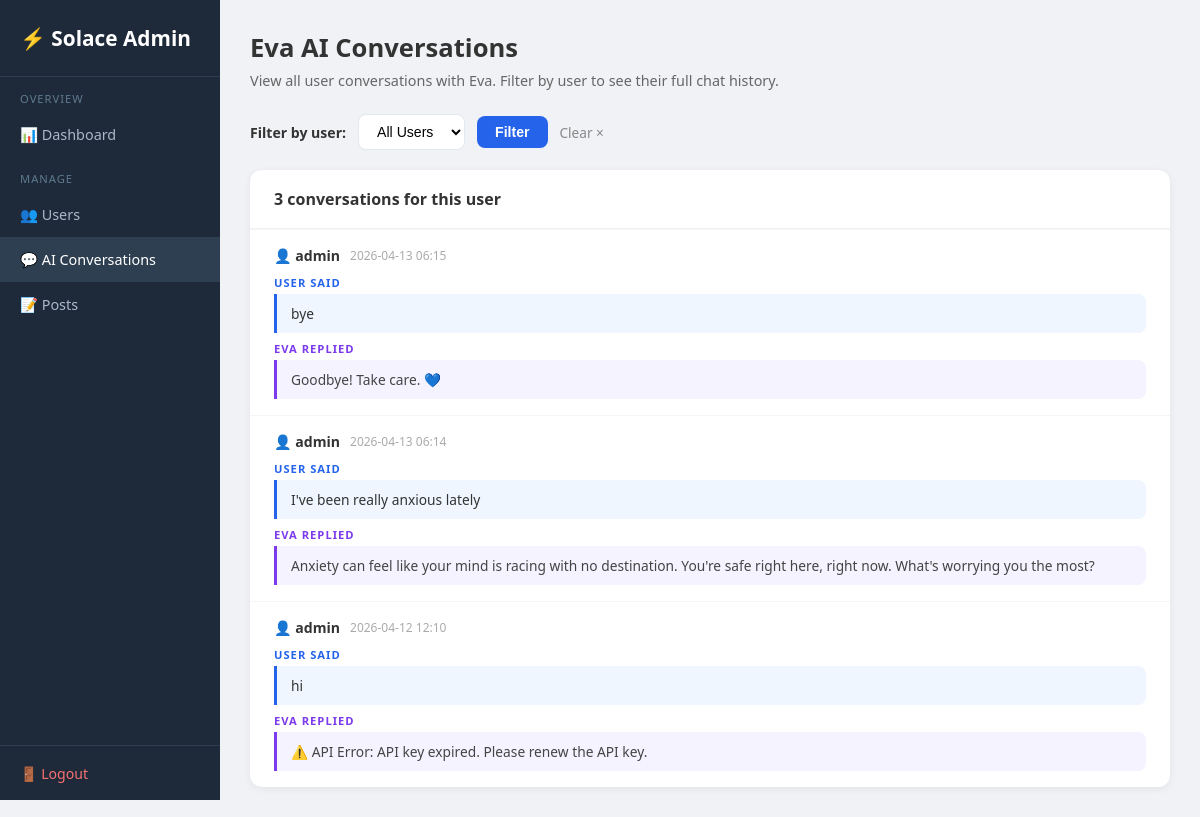
Page /admin/chats?user_id=1 (signed in) on the earlier database version.
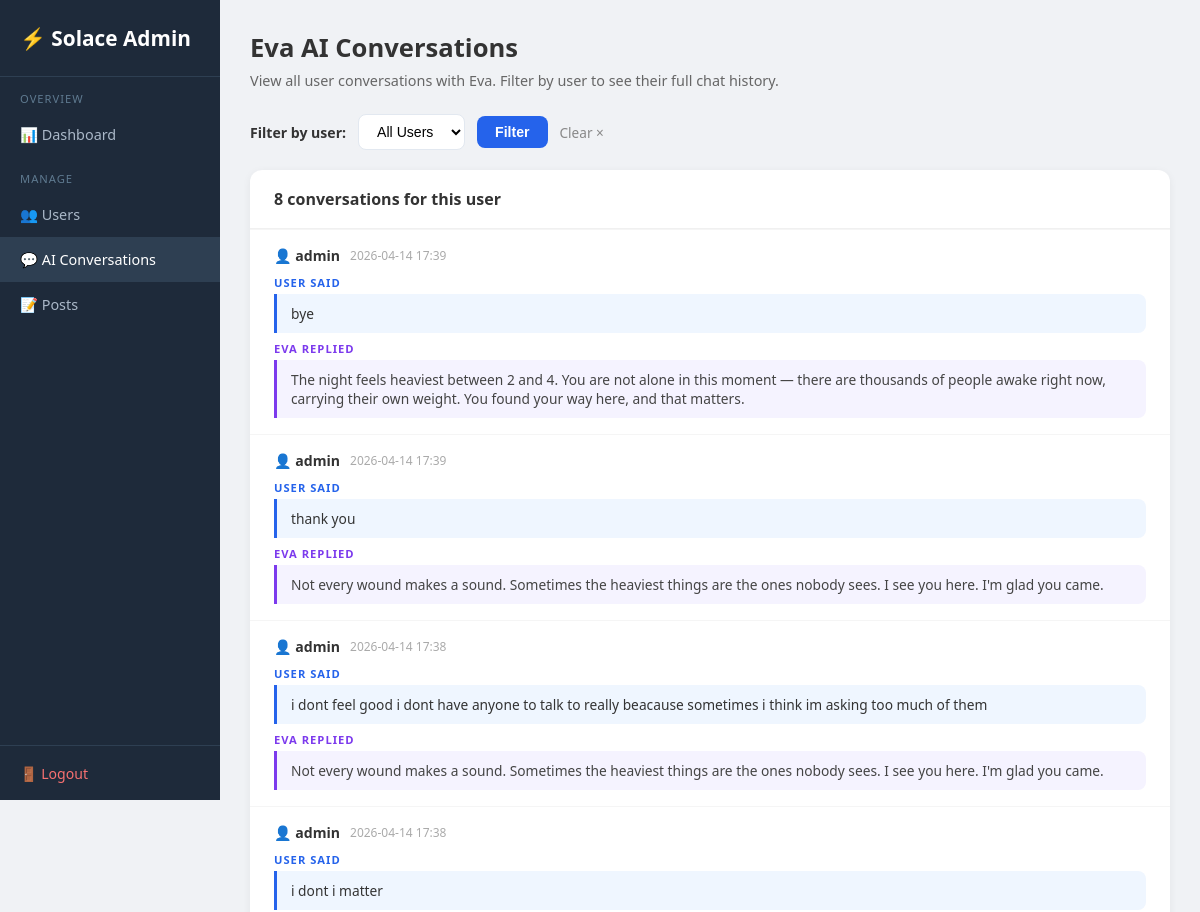
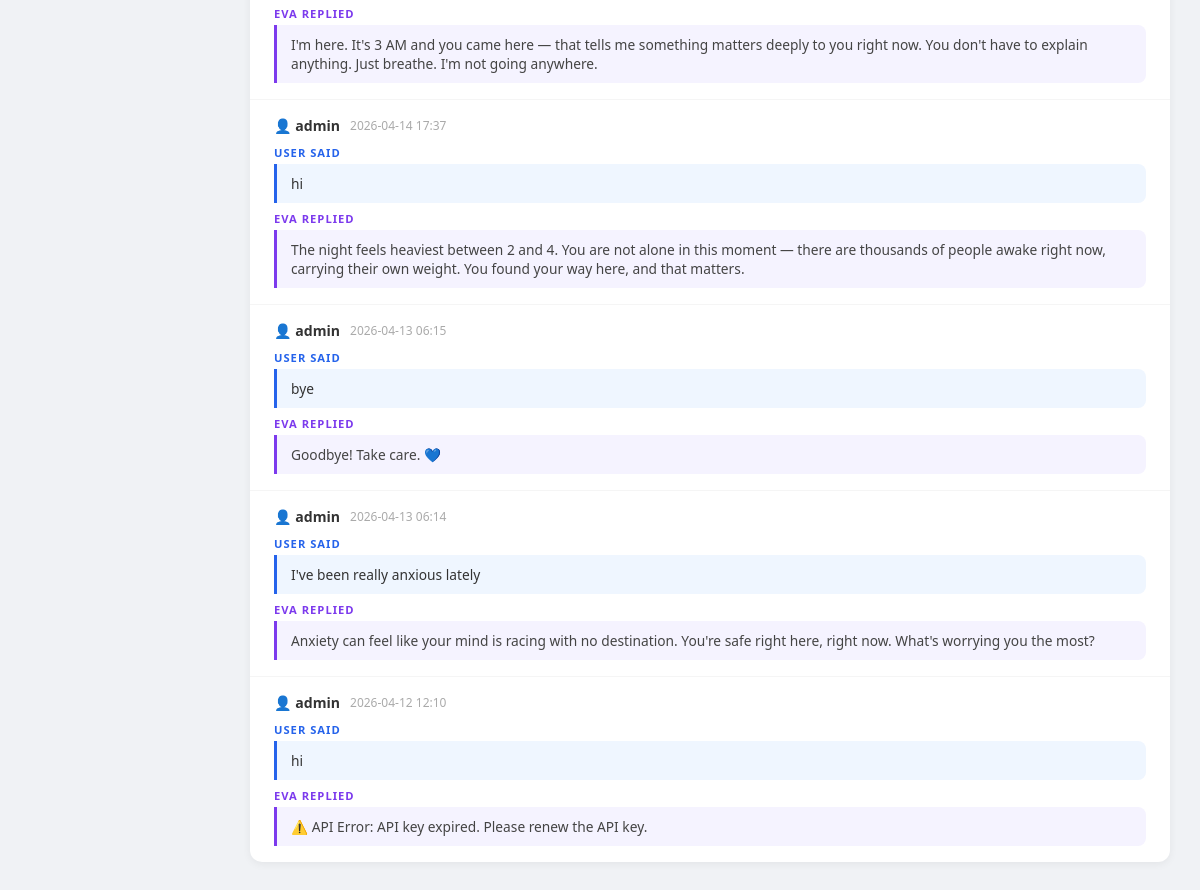
Same page on the later database version (2 pictures, top to bottom).
### tables this page shows
CREATE TABLE chat_history (
                id           INTEGER PRIMARY KEY AUTOINCREMENT,
                session_id   TEXT,
                user_id      INTEGER REFERENCES users(id),
                user_message TEXT,
                ai_response  TEXT,
                timestamp    DATETIME DEFAULT CURRENT_TIMESTAMP
            );

CREATE TABLE users (
                id         INTEGER PRIMARY KEY AUTOINCREMENT,
                username   TEXT UNIQUE NOT NULL,
                email      TEXT NOT NULL,
                password   TEXT NOT NULL,
                is_admin   INTEGER DEFAULT 0,
                created_at DATETIME DEFAULT CURRENT_TIMESTAMP
            , gender TEXT DEFAULT '', age INTEGER DEFAULT 0, age_group TEXT DEFAULT '', dob TEXT DEFAULT '');

### app.py (the view, shortened to what this page needs)
@app.route("/admin/chats")
@admin_required
def admin_chats() -> Any:
    uid_filter = request.args.get("user_id", "")
    with get_db() as conn:
        users = conn.execute(
            "SELECT id, username FROM users WHERE is_admin=0 ORDER BY username"
        ).fetchall()
        if uid_filter:
            chats = conn.execute("""
                SELECT ch.id, u.username, ch.user_message, ch.ai_response,
                       ch.session_id, ch.timestamp
                FROM chat_history ch JOIN users u ON ch.user_id=u.id
                WHERE ch.user_id=?
                ORDER BY ch.timestamp DESC
            """, (uid_filter,)).fetchall()
    return render_template(
        "admin/chats.html",
        chats=chats, users=users,
        selected_user=uid_filter,
    )

### app.py (called while the page is built)
def get_db() -> sqlite3.Connection:
    db_path = os.path.join(os.path.dirname(os.path.abspath(__file__)), "database.db")
    conn = sqlite3.connect(db_path)
    conn.row_factory = sqlite3.Row
    return conn

def admin_required(f: Any) -> Any:
    @wraps(f)
    def dec(*args: Any, **kwargs: Any) -> Any:
        if "user_id" not in session or not session.get("is_admin"):
            flash("Admin access required.")
            return redirect(url_for("login_page"))
        return f(*args, **kwargs)
    return dec

### templates/admin/Chats.html (shortened to what this page needs)
<!DOCTYPE html>
<html lang="en">
<head>
</head>
<body>
<div class="sidebar">
  <div class="logo">⚡ Solace Admin</div>
  <nav>
    <div class="sl">Overview</div>
    <a href="/admin">📊 Dashboard</a>
    <div class="sl">Manage</div>
    <a href="/admin/users">👥 Users</a>
    <a href="/admin/chats" class="active">💬 AI Conversations</a>
    <a href="/admin/posts">📝 Posts</a>
  </nav>
  <div class="bot"><a href="/logout">🚪 Logout</a></div>
</div>
<div class="main">
  <div class="page-title">Eva AI Conversations</div>
  <div class="page-sub">View all user conversations with Eva. Filter by user to see their full chat history.</div>
  <form method="GET" action="/admin/chats" class="filter-bar">
    <label style="font-weight:600;font-size:0.88rem">Filter by user:</label>
    <select name="user_id">
      <option value="">All Users</option>
    </select>
    <button type="submit">Filter</button>
    {% if selected_user %}<a href="/admin/chats" style="color:#888;font-size:0.85rem;text-decoration:none">Clear ×</a>{% endif %}
  </form>
  <div class="card">
    <div class="card-header">{{ chats|length }} conversation{% if chats|length != 1 %}s{% endif %}
      {% if selected_user %} for this user{% endif %}
    </div>
    {% if chats %}
      {% for c in chats %}
      <div class="chat-row">
        <div class="chat-meta">
          <span class="chat-user">👤 {{ c.username }}</span>
          <span class="chat-time">{{ (c.timestamp or '')[:16] }}</span>
        </div>
        <div class="msg-label u">User said</div>
        <div class="msg-user">{{ c.user_message }}</div>
        <div class="msg-label e">Eva replied</div>
        <div class="msg-eva">{{ c.ai_response }}</div>
      </div>
      {% endfor %}
    {% else %}
      <div class="empty">No conversations found.</div>
    {% endif %}
  </div>
</div>
</body>
</html>

### templates/admin/Chats.html (style rules this page uses)
* { box-sizing:border-box;margin:0;padding:0; }
body { font-family:'Segoe UI',sans-serif;background:#f0f2f5;color:#333; }
.sidebar { width:220px;position:fixed;top:0;left:0;height:100vh;background:#1e2a3a;display:flex;flex-direction:column; }
.sidebar .logo { padding:24px 20px;font-size:1.3rem;font-weight:700;color:#fff;border-bottom:1px solid #2e3f52; }
.sidebar nav a { display:block;padding:13px 20px;color:#aab8c8;text-decoration:none;font-size:0.9rem; }
.sidebar nav a:hover,.sidebar nav a.active { background:#2e3f52;color:#fff; }
.sidebar nav .sl { padding:14px 20px 6px;font-size:0.7rem;text-transform:uppercase;letter-spacing:1px;color:#5f7a90; }
.sidebar .bot { margin-top:auto;padding:16px 20px;border-top:1px solid #2e3f52; }
.sidebar .bot a { color:#f87171;text-decoration:none;font-size:0.88rem; }
.main { margin-left:220px;padding:30px; }
.page-title { font-size:1.6rem;font-weight:700;margin-bottom:6px; }
.page-sub { color:#666;font-size:0.9rem;margin-bottom:24px; }
.filter-bar { display:flex;align-items:center;gap:12px;margin-bottom:20px; }
.filter-bar select { padding:8px 14px;border:1.5px solid #e2e8f0;border-radius:8px;font-size:0.88rem;background:white; }
.filter-bar button { padding:8px 18px;background:#2563eb;color:white;border:none;border-radius:8px;font-weight:600;cursor:pointer;font-size:0.88rem; }
.card { background:#fff;border-radius:12px;box-shadow:0 2px 8px rgba(0,0,0,.06);overflow:hidden; }
.card-header { padding:18px 24px;font-weight:600;border-bottom:1px solid #f0f0f0; }
.chat-row { padding:16px 24px;border-top:1px solid #f5f5f5; }
.chat-meta { display:flex;align-items:center;gap:10px;margin-bottom:10px; }
.chat-user { font-weight:700;font-size:0.88rem; }
.chat-time { font-size:0.75rem;color:#aaa; }
.msg-user { background:#EFF6FF;border-left:3px solid #2563eb;padding:10px 14px;border-radius:0 8px 8px 0;font-size:0.86rem;margin-bottom:8px; }
.msg-eva { background:#F5F3FF;border-left:3px solid #7c3aed;padding:10px 14px;border-radius:0 8px 8px 0;font-size:0.86rem;color:#444; }
.msg-label { font-size:0.7rem;font-weight:700;text-transform:uppercase;letter-spacing:1px;margin-bottom:4px; }
.msg-label.u { color:#2563eb; }
.msg-label.e { color:#7c3aed; }

Differences in the rows shown:
added chat_history: username "admin", timestamp "2026-04-14 17:39", user_message "bye", ai_response "The night feels heaviest between 2 and 4. You are not alone in this moment — there are thousands of people awake right now, carrying their own weight. You found your way here, and that matters."
added chat_history: username "admin", timestamp "2026-04-14 17:39", user_message "thank you", ai_response "Not every wound makes a sound. Sometimes the heaviest things are the ones nobody sees. I see you here. I'm glad you came."
added chat_history: username "admin", timestamp "2026-04-14 17:38", user_message "i dont feel good i dont have anyone to talk to really beacause sometimes i think im asking too much of them", ai_response "Not every wound makes a sound. Sometimes the heaviest things are the ones nobody sees. I see you here. I'm glad you came."
added chat_history: username "admin", timestamp "2026-04-14 17:38", user_message "i dont i matter", ai_response "I'm here. It's 3 AM and you came here — that tells me something matters deeply to you right now. You don't have to explain anything. Just breathe. I'm not going anywhere."
added chat_history: username "admin", timestamp "2026-04-14 17:37", user_message "hi", ai_response "The night feels heaviest between 2 and 4. You are not alone in this moment — there are thousands of people awake right now, carrying their own weight. You found your way here, and that matters."
Other differences:
{{ chats|length }}: "3" → "8"
